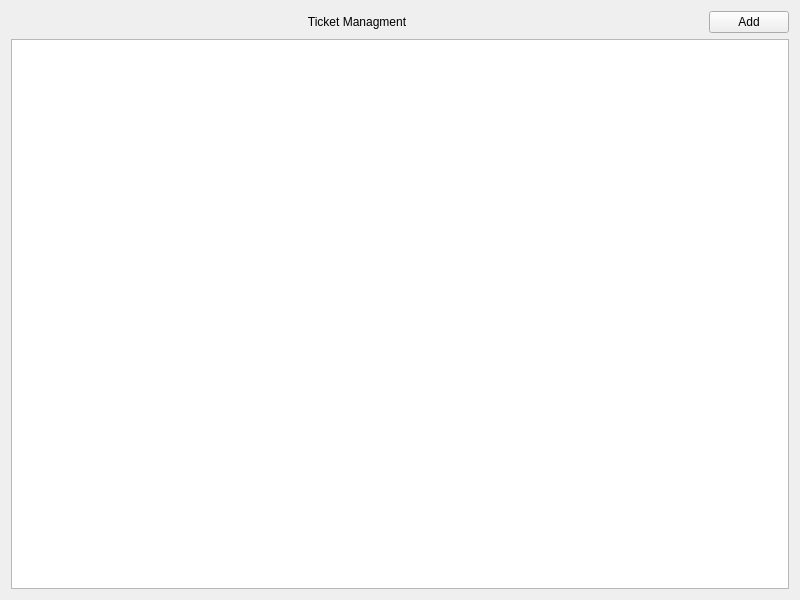
<?xml version="1.0" encoding="UTF-8"?>
<ui version="4.0">
 <class>TicketPage</class>
 <widget class="QWidget" name="TicketPage">
  <property name="geometry">
   <rect>
    <x>0</x>
    <y>0</y>
    <width>800</width>
    <height>600</height>
   </rect>
  </property>
  <property name="windowTitle">
   <string>TicketPage</string>
  </property>
  <layout class="QVBoxLayout" name="verticalLayout">
   <item>
    <layout class="QHBoxLayout" name="horizontalLayout">
     <item>
      <widget class="QLabel" name="label">
       <property name="sizePolicy">
        <sizepolicy hsizetype="Expanding" vsizetype="Preferred">
         <horstretch>0</horstretch>
         <verstretch>0</verstretch>
        </sizepolicy>
       </property>
       <property name="text">
        <string>Ticket Managment</string>
       </property>
       <property name="alignment">
        <set>Qt::AlignCenter</set>
       </property>
      </widget>
     </item>
     <item>
      <widget class="QPushButton" name="btnAdd">
       <property name="text">
        <string>Add</string>
       </property>
      </widget>
     </item>
    </layout>
   </item>
   <item>
    <widget class="QListWidget" name="ticketListWidget"/>
   </item>
  </layout>
 </widget>
 <resources/>
 <connections/>
</ui>
